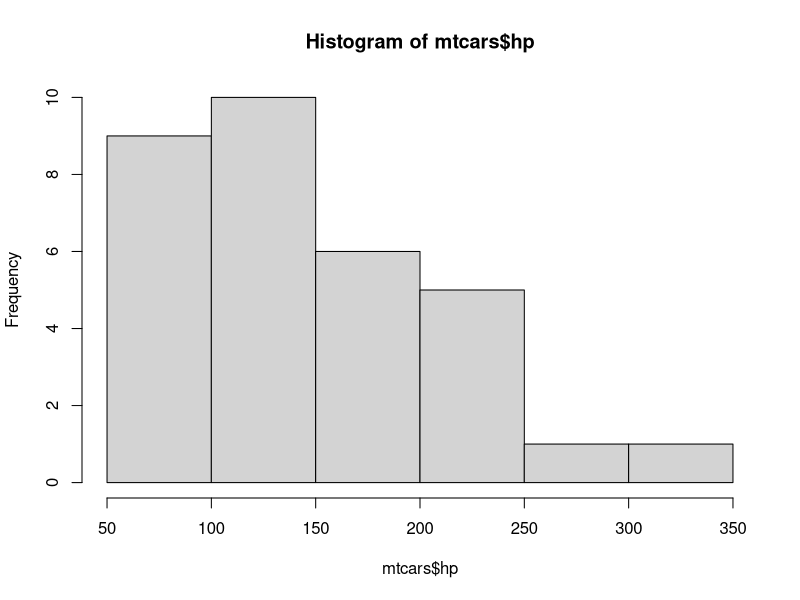
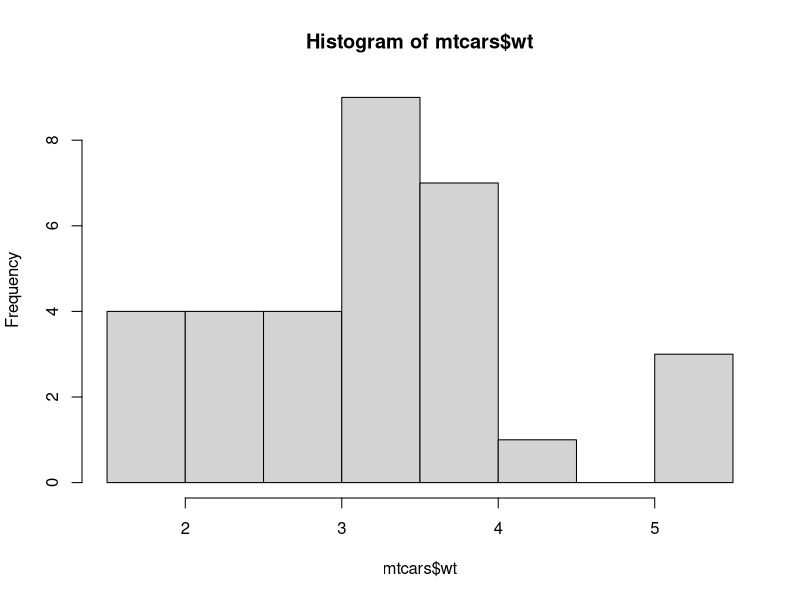
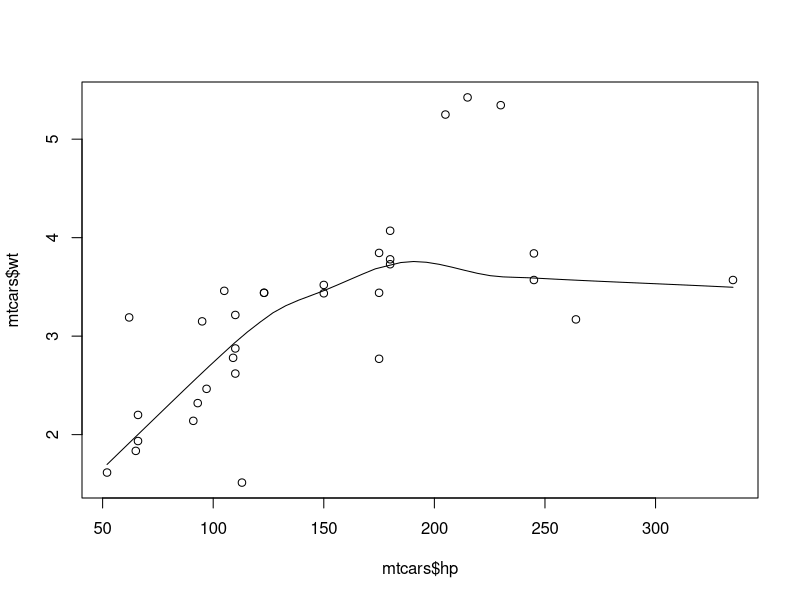
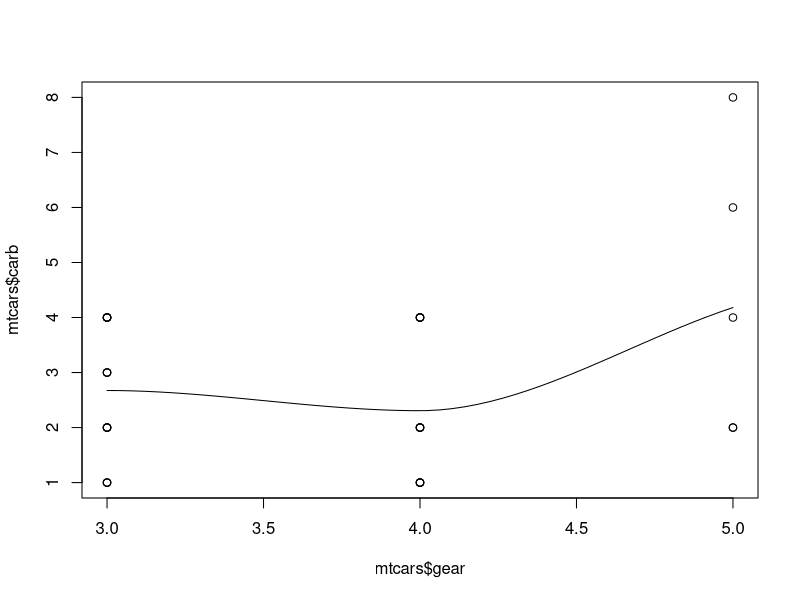

Write the R code that produced these figures, in order.
data("mtcars")

print(nrow(mtcars))
print(ncol(mtcars))

head(mtcars)
hist(mtcars$hp)
hist(mtcars$wt)

scatter.smooth(mtcars$hp,mtcars$wt)
scatter.smooth(mtcars$gear,mtcars$carb)
